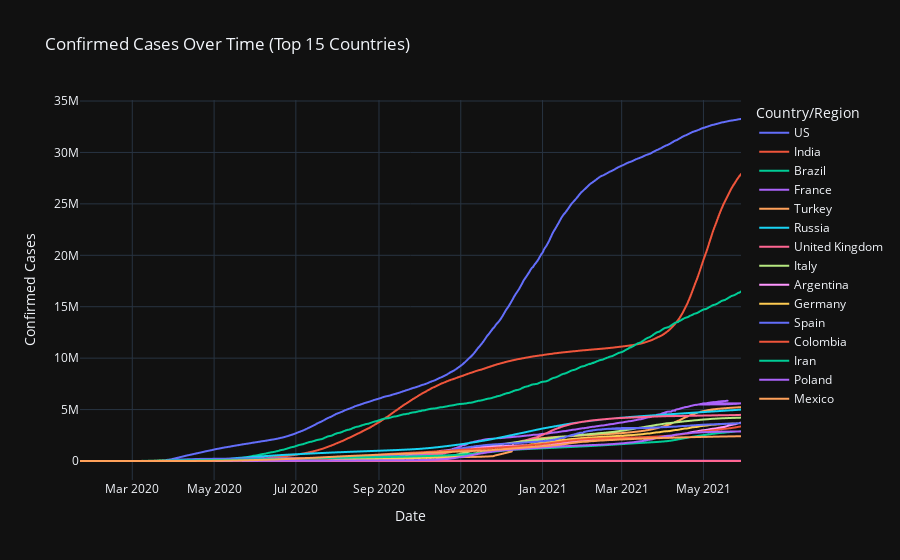

Notebook code for this chart:
### Code cell
# Plot confirmed cases over time for the top 15 countries using Plotly 
fig = px.line(
    top_countries_confirm_cases,
    x=top_countries_confirm_cases.index,
    y='Confirm',
    color='Country/Region',
    title='Confirmed Cases Over Time (Top 15 Countries)',
    labels={'Confirm': 'Confirmed Cases', 'Date': 'Date'},
    template='plotly_dark',
)

fig.show()

### Figure 1 — Plotly figure (JSON) as saved in the notebook; plotly's stock layout.template omitted (floating-point values rounded to 4 significant figures; data arrays with more than 128 entries replaced by an {"elided": "..."} marker saying what was removed)
{"data": [{"hovertemplate": "Country/Region=US<br>Date=%{x}<br>Confirmed Cases=%{y}<extra></extra>", "legendgroup": "US", "line": {"color": "#636efa", "dash": "solid"}, "marker": {"symbol": "circle"}, "mode": "lines", "name": "US", "showlegend": true, "type": "scattergl", "x": {"elided": "494 str values"}, "xaxis": "x", "y": {"elided": "494 int values"}, "yaxis": "y"}, {"hovertemplate": "Country/Region=India<br>Date=%{x}<br>Confirmed Cases=%{y}<extra></extra>", "legendgroup": "India", "line": {"color": "#EF553B", "dash": "solid"}, "marker": {"symbol": "circle"}, "mode": "lines", "name": "India", "showlegend": true, "type": "scattergl", "x": {"elided": "494 str values"}, "xaxis": "x", "y": {"elided": "494 int values"}, "yaxis": "y"}, {"hovertemplate": "Country/Region=Brazil<br>Date=%{x}<br>Confirmed Cases=%{y}<extra></extra>", "legendgroup": "Brazil", "line": {"color": "#00cc96", "dash": "solid"}, "marker": {"symbol": "circle"}, "mode": "lines", "name": "Brazil", "showlegend": true, "type": "scattergl", "x": {"elided": "494 str values"}, "xaxis": "x", "y": {"elided": "494 int values"}, "yaxis": "y"}, {"hovertemplate": "Country/Region=France<br>Date=%{x}<br>Confirmed Cases=%{y}<extra></extra>", "legendgroup": "France", "line": {"color": "#ab63fa", "dash": "solid"}, "marker": {"symbol": "circle"}, "mode": "lines", "name": "France", "showlegend": true, "type": "scattergl", "x": {"elided": "5928 str values"}, "xaxis": "x", "y": {"elided": "5928 int values"}, "yaxis": "y"}, {"hovertemplate": "Country/Region=Turkey<br>Date=%{x}<br>Confirmed Cases=%{y}<extra></extra>", "legendgroup": "Turkey", "line": {"color": "#FFA15A", "dash": "solid"}, "marker": {"symbol": "circle"}, "mode": "lines", "name": "Turkey", "showlegend": true, "type": "scattergl", "x": {"elided": "494 str values"}, "xaxis": "x", "y": {"elided": "494 int values"}, "yaxis": "y"}, {"hovertemplate": "Country/Region=Russia<br>Date=%{x}<br>Confirmed Cases=%{y}<extra></extra>", "legendgroup": "Russia", "line": {"color": "#19d3f3", "dash": "solid"}, "marker": {"symbol": "circle"}, "mode": "lines", "name": "Russia", "showlegend": true, "type": "scattergl", "x": {"elided": "494 str values"}, "xaxis": "x", "y": {"elided": "494 int values"}, "yaxis": "y"}, {"hovertemplate": "Country/Region=United Kingdom<br>Date=%{x}<br>Confirmed Cases=%{y}<extra></extra>", "legendgroup": "United Kingdom", "line": {"color": "#FF6692", "dash": "solid"}, "marker": {"symbol": "circle"}, "mode": "lines", "name": "United Kingdom", "showlegend": true, "type": "scattergl", "x": {"elided": "5928 str values"}, "xaxis": "x", "y": {"elided": "5928 int values"}, "yaxis": "y"}, {"hovertemplate": "Country/Region=Italy<br>Date=%{x}<br>Confirmed Cases=%{y}<extra></extra>", "legendgroup": "Italy", "line": {"color": "#B6E880", "dash": "solid"}, "marker": {"symbol": "circle"}, "mode": "lines", "name": "Italy", "showlegend": true, "type": "scattergl", "x": {"elided": "494 str values"}, "xaxis": "x", "y": {"elided": "494 int values"}, "yaxis": "y"}, {"hovertemplate": "Country/Region=Argentina<br>Date=%{x}<br>Confirmed Cases=%{y}<extra></extra>", "legendgroup": "Argentina", "line": {"color": "#FF97FF", "dash": "solid"}, "marker": {"symbol": "circle"}, "mode": "lines", "name": "Argentina", "showlegend": true, "type": "scattergl", "x": {"elided": "494 str values"}, "xaxis": "x", "y": {"elided": "494 int values"}, "yaxis": "y"}, {"hovertemplate": "Country/Region=Germany<br>Date=%{x}<br>Confirmed Cases=%{y}<extra></extra>", "legendgroup": "Germany", "line": {"color": "#FECB52", "dash": "solid"}, "marker": {"symbol": "circle"}, "mode": "lines", "name": "Germany", "showlegend": true, "type": "scattergl", "x": {"elided": "494 str values"}, "xaxis": "x", "y": {"elided": "494 int values"}, "yaxis": "y"}, {"hovertemplate": "Country/Region=Spain<br>Date=%{x}<br>Confirmed Cases=%{y}<extra></extra>", "legendgroup": "Spain", "line": {"color": "#636efa", "dash": "solid"}, "marker": {"symbol": "circle"}, "mode": "lines", "name": "Spain", "showlegend": true, "type": "scattergl", "x": {"elided": "494 str values"}, "xaxis": "x", "y": {"elided": "494 int values"}, "yaxis": "y"}, {"hovertemplate": "Country/Region=Colombia<br>Date=%{x}<br>Confirmed Cases=%{y}<extra></extra>", "legendgroup": "Colombia", "line": {"color": "#EF553B", "dash": "solid"}, "marker": {"symbol": "circle"}, "mode": "lines", "name": "Colombia", "showlegend": true, "type": "scattergl", "x": {"elided": "494 str values"}, "xaxis": "x", "y": {"elided": "494 int values"}, "yaxis": "y"}, {"hovertemplate": "Country/Region=Iran<br>Date=%{x}<br>Confirmed Cases=%{y}<extra></extra>", "legendgroup": "Iran", "line": {"color": "#00cc96", "dash": "solid"}, "marker": {"symbol": "circle"}, "mode": "lines", "name": "Iran", "showlegend": true, "type": "scattergl", "x": {"elided": "494 str values"}, "xaxis": "x", "y": {"elided": "494 int values"}, "yaxis": "y"}, {"hovertemplate": "Country/Region=Poland<br>Date=%{x}<br>Confirmed Cases=%{y}<extra></extra>", "legendgroup": "Poland", "line": {"color": "#ab63fa", "dash": "solid"}, "marker": {"symbol": "circle"}, "mode": "lines", "name": "Poland", "showlegend": true, "type": "scattergl", "x": {"elided": "494 str values"}, "xaxis": "x", "y": {"elided": "494 int values"}, "yaxis": "y"}, {"hovertemplate": "Country/Region=Mexico<br>Date=%{x}<br>Confirmed Cases=%{y}<extra></extra>", "legendgroup": "Mexico", "line": {"color": "#FFA15A", "dash": "solid"}, "marker": {"symbol": "circle"}, "mode": "lines", "name": "Mexico", "showlegend": true, "type": "scattergl", "x": {"elided": "494 str values"}, "xaxis": "x", "y": {"elided": "494 int values"}, "yaxis": "y"}], "layout": {"legend": {"title": {"text": "Country/Region"}, "tracegroupgap": 0}, "title": {"text": "Confirmed Cases Over Time (Top 15 Countries)"}, "xaxis": {"anchor": "y", "domain": [0, 1], "title": {"text": "Date"}}, "yaxis": {"anchor": "x", "domain": [0, 1], "title": {"text": "Confirmed Cases"}}}}
